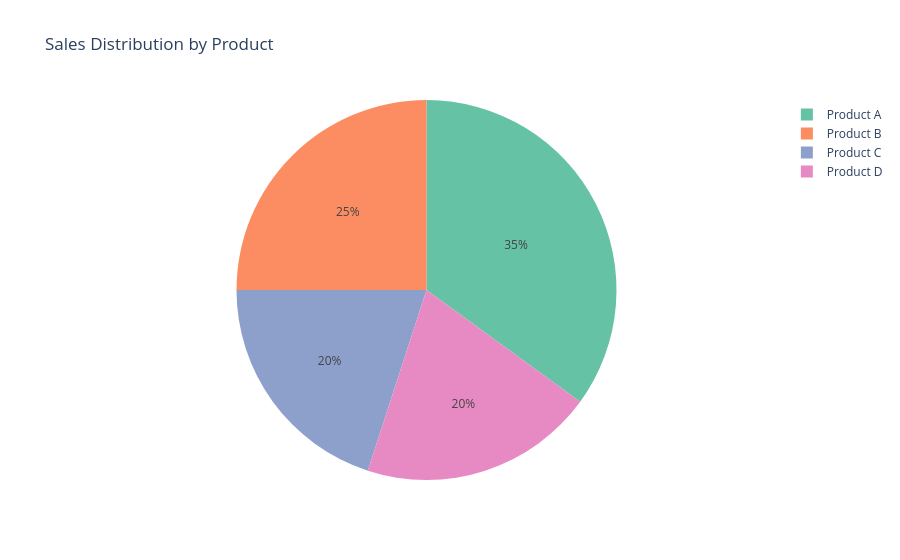

Notebook source saved alongside this figure:
### Markdown cell above
#### Plotly

### Code cell
import plotly.express as px
import pandas as pd

# Sample Data
df = pd.DataFrame({
    "Product": ["Product A", "Product B", "Product C", "Product D"],
    "Sales": [35, 25, 20, 20]
})

fig = px.pie(
    df,
    names="Product",
    values="Sales",
    title="Sales Distribution by Product",
    color_discrete_sequence=px.colors.qualitative.Set2
)

fig.show()

### Figure 1 — Plotly figure (JSON) as saved in the notebook; plotly's stock layout.template omitted (floating-point values rounded to 4 significant figures)
{"data": [{"domain": {"x": [0, 1], "y": [0, 1]}, "hovertemplate": "Product=%{label}<br>Sales=%{value}<extra></extra>", "labels": ["Product A", "Product B", "Product C", "Product D"], "legendgroup": "", "name": "", "showlegend": true, "type": "pie", "values": [35, 25, 20, 20]}], "layout": {"legend": {"tracegroupgap": 0}, "piecolorway": ["rgb(102,194,165)", "rgb(252,141,98)", "rgb(141,160,203)", "rgb(231,138,195)", "rgb(166,216,84)", "rgb(255,217,47)", "rgb(229,196,148)", "rgb(179,179,179)"], "title": {"text": "Sales Distribution by Product"}}}
